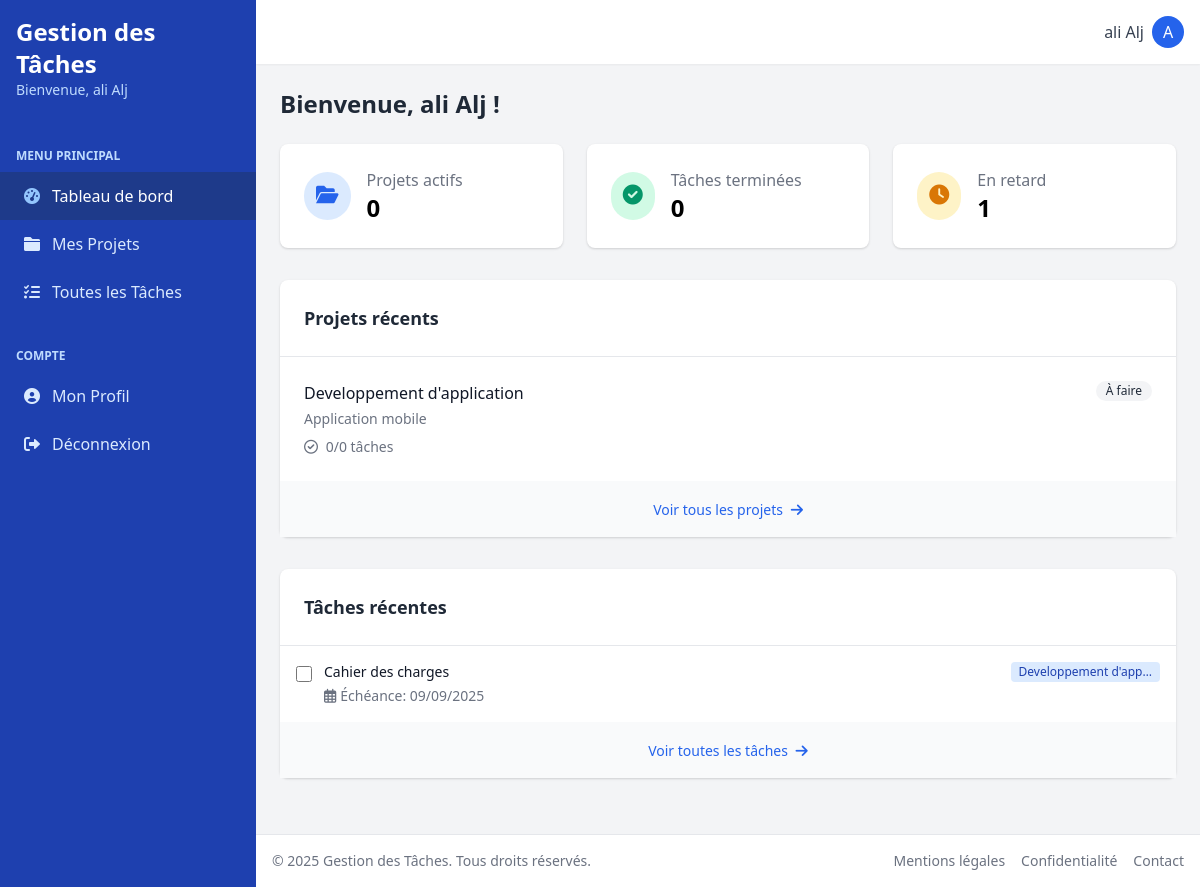
The app's page /dashboard/ (signed in), older data.
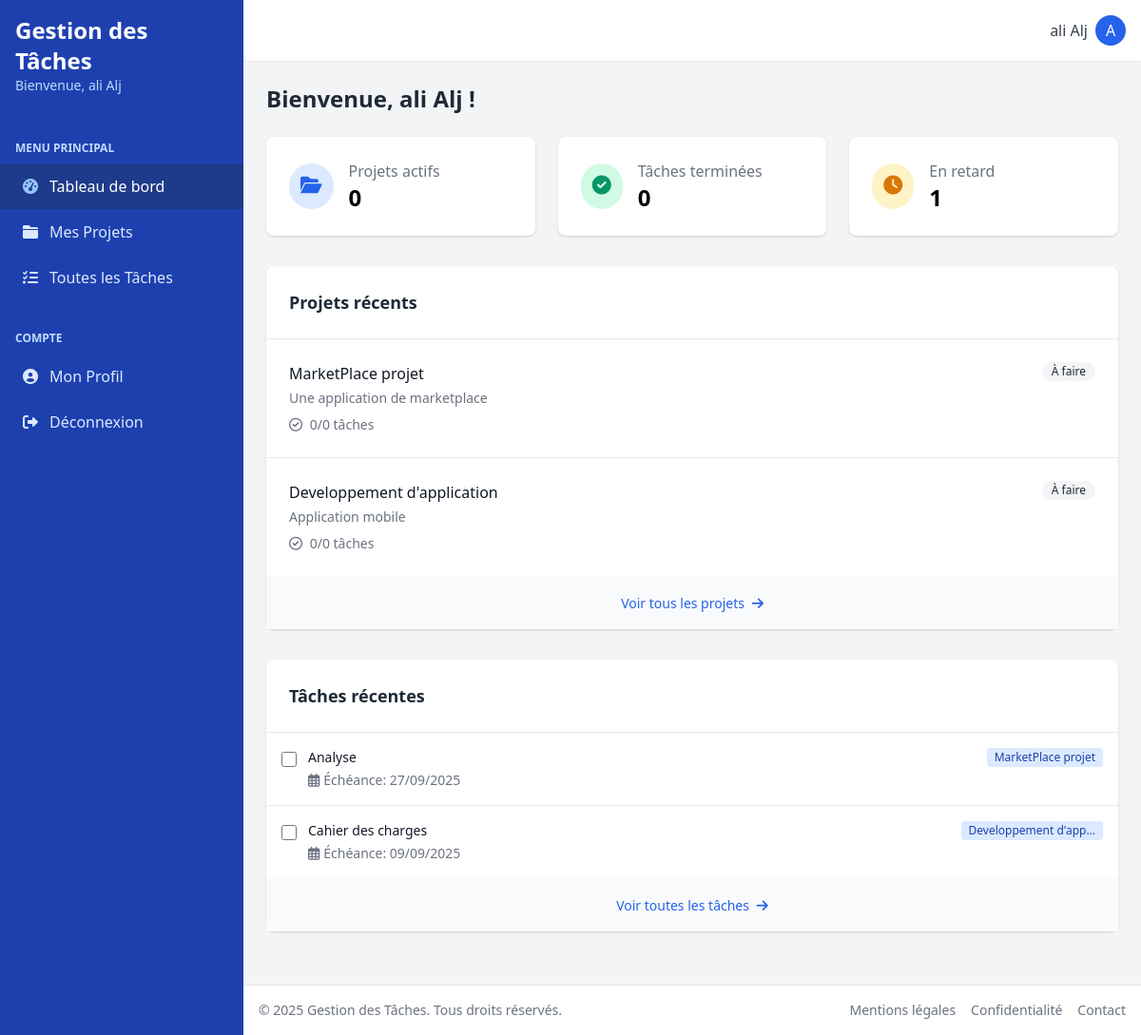
The same page, newer data.
### projects/models.py (models this page shows, shortened)
class Projet(models.Model):
    class StatutProjet(models.TextChoices):
        A_FAIRE = 'a_faire', _('À faire')
        EN_COURS = 'en_cours', _('En cours')
        TERMINE = 'termine', _('Terminé')
    titre = models.CharField(_('titre'), max_length=200)
    description = models.TextField(_('description'), blank=True)
    statut = models.CharField(
        _('statut'),
        max_length=10,
        choices=StatutProjet.choices,
        default=StatutProjet.A_FAIRE
    )
    proprietaire = models.ForeignKey(
        settings.AUTH_USER_MODEL,
        on_delete=models.CASCADE,
        related_name='projets',
        verbose_name=_('propriétaire')
    )
    date_creation = models.DateTimeField(_('date de création'), auto_now_add=True)
    date_mise_a_jour = models.DateTimeField(_('date de mise à jour'), auto_now=True)
    class Meta:
        verbose_name = _('projet')
        verbose_name_plural = _('projets')
        ordering = ['-date_creation']

### tasks/models.py (models this page shows, shortened)
class Tache(models.Model):
    class StatutTache(models.TextChoices):
        A_FAIRE = 'a_faire', _('À faire')
        EN_COURS = 'en_cours', _('En cours')
        TERMINEE = 'terminee', _('Terminée')
    class PrioriteTache(models.TextChoices):
        BASSE = 'basse', _('Basse')
        NORMALE = 'normale', _('Normale')
        HAUTE = 'haute', _('Haute')
    titre = models.CharField(_('titre'), max_length=200)
    description = models.TextField(_('description'), blank=True)
    statut = models.CharField(
        _('statut'),
        max_length=10,
        choices=StatutTache.choices,
        default=StatutTache.A_FAIRE
    )
    projet = models.ForeignKey(
        Projet,
        on_delete=models.CASCADE,
        related_name='taches',
        verbose_name=_('projet')
    )
    date_echeance = models.DateTimeField(_('date d\'échéance'), null=True, blank=True)
    priorite = models.CharField(
        _('priorité'),
        max_length=10,
        choices=PrioriteTache.choices,
        default=PrioriteTache.NORMALE
    )
    date_accomplissement = models.DateTimeField(_('date d\'accomplissement'), null=True, blank=True)
    date_creation = models.DateTimeField(_('date de création'), auto_now_add=True)
    date_mise_a_jour = models.DateTimeField(_('date de mise à jour'), auto_now=True)
    cree_par = models.ForeignKey(
        settings.AUTH_USER_MODEL,
        on_delete=models.SET_NULL,
        null=True,
        related_name='taches_crees',
        verbose_name=_('créé par')
    )
    assigne_a = models.ForeignKey(
        settings.AUTH_USER_MODEL,
        on_delete=models.SET_NULL,
        null=True,
        blank=True,
        related_name='taches_assignees',
        verbose_name=_('assigné à')
    )
    class Meta:
        verbose_name = _('tâche')
        verbose_name_plural = _('tâches')
        ordering = ['-date_creation']

### todolist/urls.py (the view)
# urls.py: path('dashboard/', DashboardView.as_view(), name='tableau_de_bord'),
class DashboardView(LoginRequiredMixin, BaseTemplateView):
    template_name = 'tableau_de_bord.html'
    def get_context_data(self, **kwargs):
        print("=== DÉBUT DEBUG TABLEAU DE BORD ===")
        print(f"Utilisateur authentifié: {self.request.user.is_authenticated}")
        print(f"Utilisateur: {self.request.user}")
        context = super().get_context_data(**kwargs)
        user = self.request.user
        if user.is_anonymous:
            print("ATTENTION: L'utilisateur n'est pas authentifié")
            return context
        print(f"\n=== DEBUG PROJETS ACTIFS ===")
        print(f"Recherche des projets pour l'utilisateur: {user.id} - {user.username}")
        print("Tous les projets de l'utilisateur:")
        for p in Projet.objects.filter(proprietaire=user):
            print(f"- {p.id}: {p.titre} (Statut: {p.statut})")
        projets_actifs = Projet.objects.filter(
            proprietaire=user,
            statut='en_cours'
        )
        print(f"Projets actifs trouvés: {projets_actifs.count()}")
        for p in projets_actifs:
            print(f"- {p.id}: {p.titre}")
        taches_utilisateur = Tache.objects.filter(
            Q(projet__proprietaire=user) |
            Q(cree_par=user)
        )
        taches_terminees = taches_utilisateur.filter(statut='terminee').count()
        taches_en_attente = taches_utilisateur.filter(
            ~Q(statut='terminee') &
            Q(date_echeance__lt=timezone.now())
        ).count()
        projets_recents = Projet.objects.filter(
            proprietaire=user
        ).order_by('-date_creation')[:3]
        taches_recentes = Tache.objects.filter(
            Q(projet__proprietaire=user) |
            Q(cree_par=user)
        ).order_by('-date_creation')[:5]
        print("=== DONNÉES RÉCUPÉRÉES ===")
        print(f"Projets actifs: {projets_actifs.count()}")
        print(f"Tâches utilisateur: {taches_utilisateur.count()}")
        print(f"Tâches terminées: {taches_terminees}")
        print(f"Tâches en attente: {taches_en_attente}")
        print(f"Projets récents: {projets_recents.count()}")
        print(f"Tâches récentes: {taches_recentes.count()}")
        print("=== FIN DONNÉES RÉCUPÉRÉES ===")
        context.update({
            'user': user,
            'projets_actifs_count': projets_actifs.count(),
            'taches_terminees_count': taches_terminees,
            'taches_en_attente_count': taches_en_attente,
            'projets_recents': projets_recents,
            'taches_recentes': taches_recentes,
        })
        return context

### authapp/models.py (called while the page is built)
    def __str__(self):
        return self.email

### rbac/context_processors.py (called while the page is built)
def user_permissions(request):
    if not hasattr(request, 'user') or not request.user.is_authenticated:
        return {}
    def has_perm(permission_codename):
        return user_has_permission(request.user, permission_codename)
    def has_role(role_name):
        return user_has_role(request.user, role_name)
    return {
        'has_perm': has_perm,
        'has_role': has_role,
        'is_admin': request.user.is_superuser or has_role('admin'),
    }

### tasks/templatetags/task_filters.py (called while the page is built, shortened)
@register.filter(name='filter_statut')
def filter_statut(value, statut):
    logger.info(f"\n=== FILTRAGE PAR STATUT: {statut} ===")
    if not value:
        logger.warning("Aucune donnée à filtrer (valeur None ou vide)")
        return []

### templates/tableau_de_bord.html (shortened to what the changed rows need)
<!DOCTYPE html>
{% extends 'base.html' %}
{% load static %}
{% load task_filters %}
            {% block content %}
            <div class="mb-8">
                    <h2 class="text-2xl font-semibold text-gray-800 mb-6">Bienvenue, {{ user.get_full_name|default:user.email }} !</h2>
                    <div class="bg-white rounded-lg shadow mb-8">
                        {% if projets_recents %}
                        <div class="divide-y divide-gray-200">
                            {% for projet in projets_recents %}
                            <div class="p-6 hover:bg-gray-50">
                                <div class="flex justify-between items-start">
                                    <div>
                                        <a href="{% url 'projects:detail' projet.id %}" class="font-medium text-gray-900 hover:text-blue-600">
                                            {{ projet.titre }}
                                        </a>
                                        {% if projet.description %}
                                        <p class="text-sm text-gray-500 mt-1">{{ projet.description|truncatechars:80 }}</p>
                                        {% endif %}
                                    </div>
                                    <span class="inline-flex items-center px-2.5 py-0.5 rounded-full text-xs font-medium
                                              {% if projet.statut == 'en_cours' %}bg-blue-100 text-blue-800
                                              {% elif projet.statut == 'termine' %}bg-green-100 text-green-800
                                              {% else %}bg-gray-100 text-gray-800{% endif %}">
                                        {{ projet.get_statut_display }}
                                    </span>
                                </div>
                                <div class="mt-2 flex items-center text-sm text-gray-500">
                                    {% with taches=projet.tache_set.all %}
                                    <span>
                                        <i class="far fa-check-circle mr-1"></i>
                                        {{ taches|filter_statut:'terminee'|length }}/{{ taches|length }} tâches
                                    </span>
                                    {% endwith %}
                                </div>
                            </div>
                            {% endfor %}
                        </div>
                        {% else %}
                        <div class="p-6 text-center text-gray-500">
                            Aucun projet récent à afficher.
                        </div>
                        {% endif %}
                    </div>
                    <div class="bg-white rounded-lg shadow">
                        {% if taches_recentes %}
                        <div class="divide-y divide-gray-200">
                            {% for tache in taches_recentes %}
                            <div class="p-4 hover:bg-gray-50">
                                <div class="flex items-start">
                                    <input type="checkbox"
                                           class="h-4 w-4 mt-1 text-blue-600 focus:ring-blue-500 border-gray-300 rounded"
                                           hx-post="{% url 'tasks:marquer_terminee' tache.id %}"
                                           hx-trigger="change"
                                           hx-swap="none">
                                    <div class="ml-3 flex-1">
                                        <div class="flex justify-between">
                                            <a href="{% url 'tasks:detail' tache.id %}" class="text-sm font-medium text-gray-900 hover:text-blue-600">
                                                {{ tache.titre }}
                                            </a>
                                            {% if tache.projet %}
                                            <span class="inline-flex items-center px-2 py-0.5 rounded text-xs font-medium bg-blue-100 text-blue-800 ml-2">
                                                {{ tache.projet.titre|truncatechars:20 }}
                                            </span>
                                            {% endif %}
                                        </div>
                                        <div class="mt-1 text-sm text-gray-500">
                                            <span class="flex items-center">
                                                <i class="far fa-calendar-alt mr-1"></i>
                                                {% if tache.date_echeance %}
                                                    Échéance: {{ tache.date_echeance|date:"d/m/Y" }}
                                                {% else %}
                                                    Pas d'échéance
                                                {% endif %}
                                            </span>
                                        </div>
                                    </div>
                                </div>
                            </div>
                            {% endfor %}
                        </div>
                        {% else %}
                        <div class="p-6 text-center text-gray-500">
                            Aucune tâche récente à afficher.
                        </div>
                        {% endif %}
                    </div>
                </div>
            {% endblock %}

Row changes from the older to the newer data that the page shows:
added Projet: titre "MarketPlace projet", description "Une application de marketplace", statut "À faire", tache_set.all|filter_statut "0", tache_set.all|length "0"
added Tache: titre "Analyse", projet.titre "MarketPlace projet", date_echeance "27/09/2025"
